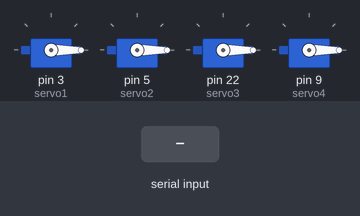
A sketch run on a simulated Arduino Mega 2560, built with avr-gcc and run on an emulated ATmega2560. Shown: 4 × servo. The inputs (shaded band) are chosen by the test bench. What the sketch prints to the serial monitor is not drawn.

Above: at 1.2 s.
1.3 s: "d" received over Serial
At 3.9 s:
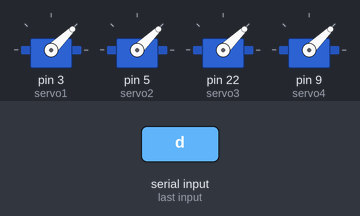
4.3 s: "c" received over Serial
At 6.7 s:
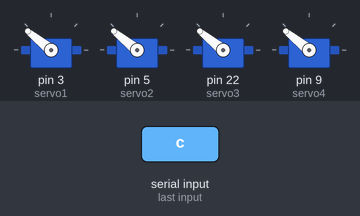
Timing chart, 0 to 8.2 s (numbered marks = the images above; inputs shaded):
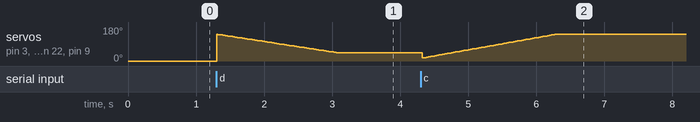

The sketch:

calibrazione.ino
```cpp
#include <Servo.h>


Servo servo1;
Servo servo2;
Servo servo3;
Servo servo4;
int throttle = 0;

// Motor constant
int thresholdUp=2000, thresholdDown=0;
int dance = 1000;

void setup()
{
  Serial.begin(115200);
   servo1.attach(3);
   servo2.attach(5);
   servo3.attach(22);
   servo4.attach(9);

   servo1.write(0);
   servo2.write(0);
   servo3.write(0);
   servo4.write(0);
   dance = throttle*2 +0;
}

void loop()
{
 serialRoutine();
 delay(20);
 Serial.println(dance);
  servo1.writeMicroseconds(dance);
  servo3.writeMicroseconds(dance);
  servo2.writeMicroseconds(dance);
  servo4.writeMicroseconds(dance);
}

void serialRoutine()
{
  if (Serial.available())
   {
     byte modeS = Serial.read();
     if (modeS == 'a')
      {
        Serial.println("+5");
        dance = dance +5;
        if (dance>=thresholdUp)
            dance = thresholdUp;
        if (dance<=thresholdDown)
            dance = thresholdDown;
        Serial.println(dance);
      }

     if (modeS == 'z')
      {
        Serial.println("            -5");
        dance = dance -5;
        if (dance>=thresholdUp)
            dance = thresholdUp;
        if (dance<=thresholdDown)
            dance = thresholdDown;
      }

      if (modeS == 'd')
      {
        Serial.println("Descrescendo");
        dance = 2000;
        for (int i = 2000; i>=1000; i--)
        {
          dance =  i;
          Serial.println(dance);
          if (dance>=thresholdUp)
              dance = thresholdUp;
          if (dance<=thresholdDown)
              dance = thresholdDown;
          Serial.println(dance);
          servo1.writeMicroseconds(dance);
          servo3.writeMicroseconds(dance);
          servo2.writeMicroseconds(dance);
          servo4.writeMicroseconds(dance);
          delay(1);
        }
        throttle = dance;
      }

      if (modeS == 'c')
      {
        Serial.println("            Crescendo");
        dance = 0;
        for (int i = 700; i<2000; i++)
        {
          dance = i;
          if (dance>=thresholdUp)
              dance = thresholdUp;
          if (dance<=thresholdDown)
              dance = thresholdDown;
          Serial.println(dance);
          servo1.writeMicroseconds(dance);
          servo3.writeMicroseconds(dance);
          servo2.writeMicroseconds(dance);
          servo4.writeMicroseconds(dance);
          delay(1);
        }
        throttle = dance;
      }
      if (modeS == 'o') // MAX
      {
        Serial.print("MAX:2000...");
        dance = 2000;
          servo1.writeMicroseconds(dance);
          servo3.writeMicroseconds(dance);
          servo2.writeMicroseconds(dance);
          servo4.writeMicroseconds(dance);
        delay(100);
        Serial.println(" Ok.");
      }
   }

}
```
